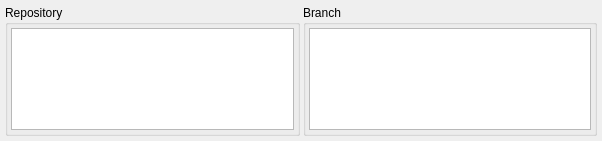
<?xml version="1.0" encoding="UTF-8"?>
<ui version="4.0">
 <class>RepositoryManagerCardUI</class>
 <widget class="QWidget" name="RepositoryManagerCardUI">
  <property name="geometry">
   <rect>
    <x>0</x>
    <y>0</y>
    <width>602</width>
    <height>141</height>
   </rect>
  </property>
  <property name="sizePolicy">
   <sizepolicy hsizetype="Minimum" vsizetype="Preferred">
    <horstretch>0</horstretch>
    <verstretch>0</verstretch>
   </sizepolicy>
  </property>
  <property name="windowTitle">
   <string>Repository Manager Card</string>
  </property>
  <layout class="QGridLayout" name="gridLayout">
   <property name="leftMargin">
    <number>5</number>
   </property>
   <property name="topMargin">
    <number>5</number>
   </property>
   <property name="rightMargin">
    <number>5</number>
   </property>
   <property name="bottomMargin">
    <number>5</number>
   </property>
   <property name="spacing">
    <number>3</number>
   </property>
   <item row="0" column="1">
    <widget class="QGroupBox" name="branchGroupBox">
     <property name="sizePolicy">
      <sizepolicy hsizetype="Minimum" vsizetype="Preferred">
       <horstretch>0</horstretch>
       <verstretch>0</verstretch>
      </sizepolicy>
     </property>
     <property name="title">
      <string>Branch</string>
     </property>
     <layout class="QVBoxLayout" name="verticalLayout_2">
      <property name="spacing">
       <number>3</number>
      </property>
      <property name="sizeConstraint">
       <enum>QLayout::SizeConstraint::SetMinimumSize</enum>
      </property>
      <property name="leftMargin">
       <number>3</number>
      </property>
      <property name="topMargin">
       <number>3</number>
      </property>
      <property name="rightMargin">
       <number>3</number>
      </property>
      <property name="bottomMargin">
       <number>3</number>
      </property>
      <item>
       <widget class="QListWidget" name="branchListWidget">
        <property name="sizePolicy">
         <sizepolicy hsizetype="Minimum" vsizetype="Preferred">
          <horstretch>0</horstretch>
          <verstretch>0</verstretch>
         </sizepolicy>
        </property>
        <property name="editTriggers">
         <set>QAbstractItemView::EditTrigger::DoubleClicked|QAbstractItemView::EditTrigger::EditKeyPressed|QAbstractItemView::EditTrigger::SelectedClicked</set>
        </property>
        <property name="selectionMode">
         <enum>QAbstractItemView::SelectionMode::SingleSelection</enum>
        </property>
       </widget>
      </item>
      <item>
       <layout class="QHBoxLayout" name="HL_branchButtonLayout">
        <property name="spacing">
         <number>3</number>
        </property>
       </layout>
      </item>
     </layout>
    </widget>
   </item>
   <item row="0" column="0">
    <widget class="QGroupBox" name="repositoryGroupBox">
     <property name="sizePolicy">
      <sizepolicy hsizetype="Minimum" vsizetype="Preferred">
       <horstretch>0</horstretch>
       <verstretch>0</verstretch>
      </sizepolicy>
     </property>
     <property name="title">
      <string>Repository</string>
     </property>
     <layout class="QVBoxLayout" name="verticalLayout">
      <property name="spacing">
       <number>3</number>
      </property>
      <property name="sizeConstraint">
       <enum>QLayout::SizeConstraint::SetMinimumSize</enum>
      </property>
      <property name="leftMargin">
       <number>3</number>
      </property>
      <property name="topMargin">
       <number>3</number>
      </property>
      <property name="rightMargin">
       <number>3</number>
      </property>
      <property name="bottomMargin">
       <number>3</number>
      </property>
      <item>
       <widget class="QListWidget" name="repositoryListWidget">
        <property name="sizePolicy">
         <sizepolicy hsizetype="Minimum" vsizetype="Preferred">
          <horstretch>0</horstretch>
          <verstretch>0</verstretch>
         </sizepolicy>
        </property>
        <property name="editTriggers">
         <set>QAbstractItemView::EditTrigger::DoubleClicked|QAbstractItemView::EditTrigger::EditKeyPressed|QAbstractItemView::EditTrigger::SelectedClicked</set>
        </property>
       </widget>
      </item>
      <item>
       <layout class="QHBoxLayout" name="HL_repositoryButtonLayout">
        <property name="spacing">
         <number>3</number>
        </property>
       </layout>
      </item>
     </layout>
    </widget>
   </item>
  </layout>
 </widget>
 <resources/>
 <connections/>
</ui>
